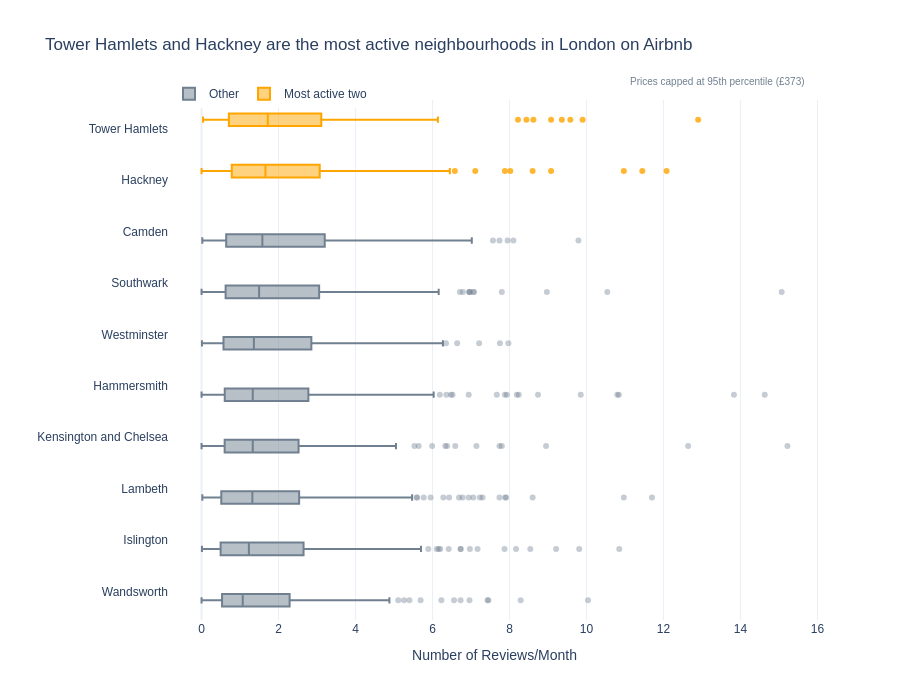

The notebook cell saved with this chart:
### Markdown cell above
## Task 2 — Box plot: listing activity by borough

**What to build:** A **horizontal box plot** comparing listing activity (reviews per month) across London boroughs — reviews per month is a proxy for how frequently a listing is booked.

**Requirements:**
- Horizontal orientation (borough names are long)
- Sorted by median reviews per month (most active at top)
- Highlight the **two most active** boroughs in a different colour
- Outliers shown as individual points
- Insight title naming the two busiest boroughs

> 💡 Some listings have zero reviews — these are new or inactive listings. Filter them out with before plotting

### Code cell
# ── Data prep ─────────────────────────────────────────────────────────────────
# Sort neighbourhoods by median number of reviews/month
neighbourhood_order = df_cap.groupby('neighbourhood')['reviews_per_month'].median().sort_values(ascending=False).index.tolist()


# Identify the two most active neighbourhoods 
top_two = neighbourhood_order[:2]
print(f"Two most active neighbourhoods: {top_two}")

# Colour role column: highlight the two cheapest
df_cap['highlight'] = df_cap['neighbourhood'].apply(lambda n: 'Most active two' if n in top_two else 'Other')

# Colour palette: highlight = orange, rest = grey
palette = {'Most active two': 'orange', 'Other': 'slategrey'}

# ── Step 1: Plotly Express base chart ─────────────────────────────────────────
fig = px.box(
    df_cap,
    x='reviews_per_month',
    y='neighbourhood',
    color='highlight',
    category_orders={
        'neighbourhood': neighbourhood_order,   # sorted by median
    },
    color_discrete_map=palette,
    labels={'price': 'Nightly Price (£)', 'reviews_per_month':'Number of Reviews/Month'},
    title=f'{top_two[0]} and {top_two[1]} are the most active neighbourhoods in London on Airbnb',
    points='outliers',# show outliers as individual points
    height=700,
    template='plotly_white'

)

# ── Step 2: customisation ───────────────────────────────────────
fig.update_traces(
    selector=dict(name='Other'),
    marker=dict(opacity=0.4),
)
fig.update_traces(
    selector=dict(name='Most active two'),
    marker=dict(opacity=0.8),
)

# Outlier cap annotation
fig.add_annotation(
    xref='paper', yref='paper', x=0.98, y=1.05,
    text=f'Prices capped at 95th percentile (£{p95:.0f})',
    showarrow=False,
    font=dict(size=10, color='slategrey'),
    align='right',
)

fig.update_layout(

    font=dict(family='Arial', size=12),
    legend=dict(title='', orientation='h', y=1.04),
    yaxis=dict(title='')
 
)


fig.show()

### Figure 1 — Plotly figure (JSON) as saved in the notebook; plotly's stock layout.template omitted (floating-point values rounded to 4 significant figures; data arrays with more than 128 entries replaced by an {"elided": "..."} marker saying what was removed)
{"data": [{"alignmentgroup": "True", "boxpoints": "outliers", "hovertemplate": "highlight=Other<br>Number of Reviews/Month=%{x}<br>neighbourhood=%{y}<extra></extra>", "legendgroup": "Other", "marker": {"color": "slategrey", "opacity": 0.4}, "name": "Other", "notched": false, "offsetgroup": "Other", "orientation": "h", "showlegend": true, "type": "box", "x": {"elided": "1873 float values"}, "x0": " ", "xaxis": "x", "y": {"elided": "1873 str values"}, "y0": " ", "yaxis": "y"}, {"alignmentgroup": "True", "boxpoints": "outliers", "hovertemplate": "highlight=Most active two<br>Number of Reviews/Month=%{x}<br>neighbourhood=%{y}<extra></extra>", "legendgroup": "Most active two", "marker": {"color": "orange", "opacity": 0.8}, "name": "Most active two", "notched": false, "offsetgroup": "Most active two", "orientation": "h", "showlegend": true, "type": "box", "x": {"elided": "502 float values"}, "x0": " ", "xaxis": "x", "y": {"elided": "502 str values"}, "y0": " ", "yaxis": "y"}], "layout": {"annotations": [{"align": "right", "font": {"color": "slategrey", "size": 10}, "showarrow": false, "text": "Prices capped at 95th percentile (£373)", "x": 0.98, "xref": "paper", "y": 1.05, "yref": "paper"}], "boxmode": "group", "font": {"family": "Arial", "size": 12}, "height": 700, "legend": {"orientation": "h", "title": {"text": ""}, "tracegroupgap": 0, "y": 1.04}, "title": {"text": "Tower Hamlets and Hackney are the most active neighbourhoods in London on Airbnb"}, "xaxis": {"anchor": "y", "domain": [0, 1], "title": {"text": "Number of Reviews/Month"}}, "yaxis": {"anchor": "x", "categoryarray": ["Wandsworth", "Islington", "Lambeth", "Kensington and Chelsea", "Hammersmith", "Westminster", "Southwark", "Camden", "Hackney", "Tower Hamlets"], "categoryorder": "array", "domain": [0, 1], "title": {"text": ""}}}}
